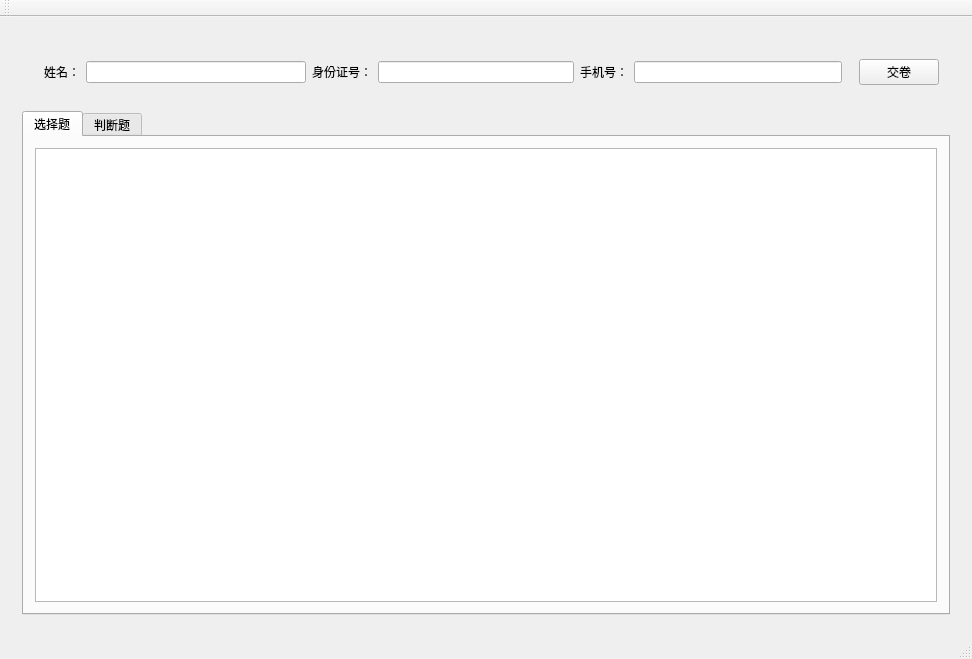
<?xml version="1.0" encoding="UTF-8"?>
<ui version="4.0">
 <class>MainWindow</class>
 <widget class="QMainWindow" name="MainWindow">
  <property name="geometry">
   <rect>
    <x>0</x>
    <y>0</y>
    <width>972</width>
    <height>659</height>
   </rect>
  </property>
  <property name="windowTitle">
   <string>MainWindow</string>
  </property>
  <widget class="QWidget" name="centralWidget">
   <layout class="QVBoxLayout" name="verticalLayout_2">
    <item>
     <widget class="QWidget" name="widget_3" native="true">
      <layout class="QGridLayout" name="gridLayout_2">
       <item row="0" column="0">
        <widget class="QWidget" name="widget" native="true">
         <layout class="QHBoxLayout" name="horizontalLayout_7">
          <item>
           <widget class="QWidget" name="widget_2" native="true">
            <layout class="QHBoxLayout" name="horizontalLayout_6">
             <item>
              <layout class="QHBoxLayout" name="horizontalLayout_4">
               <item>
                <widget class="QLabel" name="label">
                 <property name="text">
                  <string>姓名：</string>
                 </property>
                </widget>
               </item>
               <item>
                <widget class="QLineEdit" name="lineEdit_name"/>
               </item>
              </layout>
             </item>
             <item>
              <layout class="QHBoxLayout" name="horizontalLayout_3">
               <item>
                <widget class="QLabel" name="label_2">
                 <property name="text">
                  <string>身份证号：</string>
                 </property>
                </widget>
               </item>
               <item>
                <widget class="QLineEdit" name="lineEdit_id"/>
               </item>
              </layout>
             </item>
             <item>
              <layout class="QHBoxLayout" name="horizontalLayout_2">
               <item>
                <widget class="QLabel" name="label_3">
                 <property name="text">
                  <string>手机号：</string>
                 </property>
                </widget>
               </item>
               <item>
                <widget class="QLineEdit" name="lineEdit_phone">
                 <property name="inputMethodHints">
                  <set>Qt::ImhNone</set>
                 </property>
                 <property name="maxLength">
                  <number>11</number>
                 </property>
                </widget>
               </item>
              </layout>
             </item>
            </layout>
           </widget>
          </item>
          <item>
           <widget class="QPushButton" name="pushButton">
            <property name="text">
             <string>交卷</string>
            </property>
           </widget>
          </item>
         </layout>
        </widget>
       </item>
       <item row="1" column="0">
        <widget class="QTabWidget" name="tabWidget">
         <property name="currentIndex">
          <number>0</number>
         </property>
         <widget class="QWidget" name="tab">
          <attribute name="title">
           <string>选择题</string>
          </attribute>
          <layout class="QHBoxLayout" name="horizontalLayout">
           <item>
            <widget class="QListWidget" name="listWidget_choice"/>
           </item>
          </layout>
         </widget>
         <widget class="QWidget" name="tab_2">
          <attribute name="title">
           <string>判断题</string>
          </attribute>
          <layout class="QHBoxLayout" name="horizontalLayout_5">
           <item>
            <widget class="QListWidget" name="listWidget_check"/>
           </item>
          </layout>
         </widget>
        </widget>
       </item>
      </layout>
     </widget>
    </item>
   </layout>
  </widget>
  <widget class="QMenuBar" name="menuBar">
   <property name="geometry">
    <rect>
     <x>0</x>
     <y>0</y>
     <width>972</width>
     <height>22</height>
    </rect>
   </property>
  </widget>
  <widget class="QToolBar" name="mainToolBar">
   <attribute name="toolBarArea">
    <enum>TopToolBarArea</enum>
   </attribute>
   <attribute name="toolBarBreak">
    <bool>false</bool>
   </attribute>
  </widget>
  <widget class="QStatusBar" name="statusBar"/>
 </widget>
 <layoutdefault spacing="6" margin="11"/>
 <resources/>
 <connections/>
</ui>
